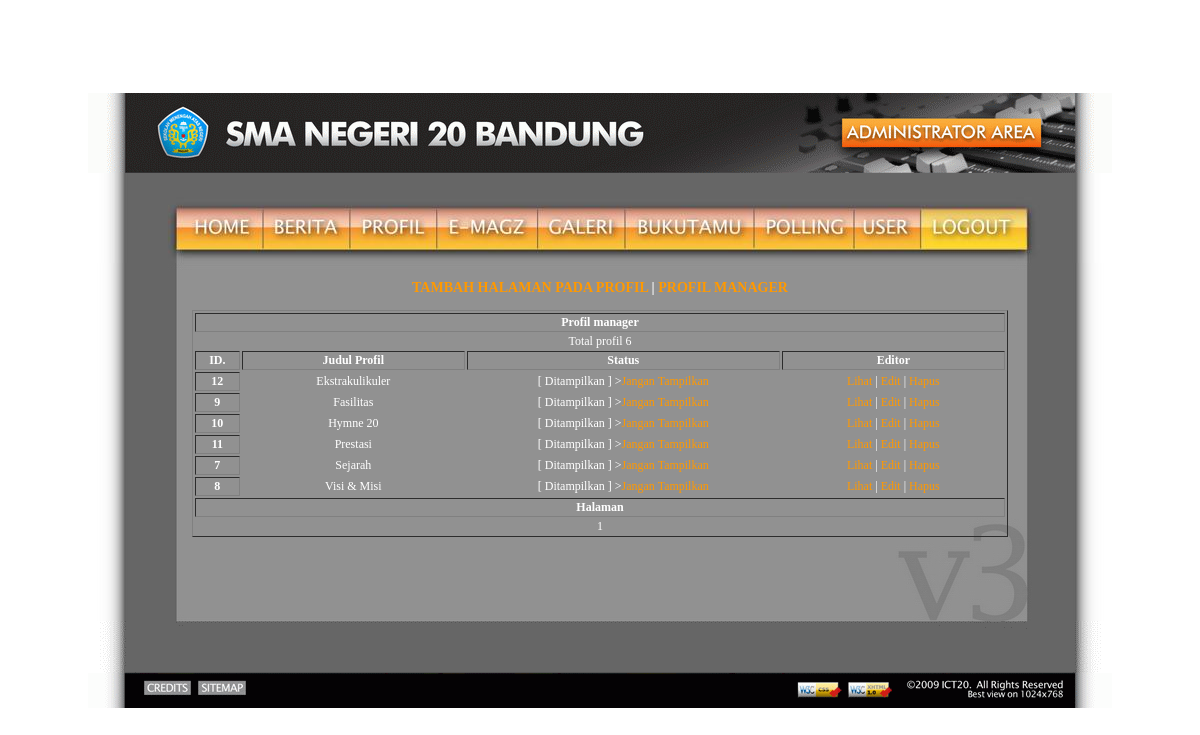
The page /admin/index.php?p=profil (signed in) on the database its author committed.
### tables this page shows
CREATE TABLE IF NOT EXISTS `profil` (
  `id` int(5) unsigned NOT NULL auto_increment,
  `judul` varchar(50) NOT NULL,
  `konten` longtext NOT NULL,
  `tampilkan` int(1) NOT NULL default '1',
  PRIMARY KEY  (`id`)
);

### admin/modules/profil.php (the view, shortened to what this page needs)
<?php
echo "<h3 align=\"center\"><a href=\"index.php?p=profil&amp;mode=add\">TAMBAH HALAMAN PADA PROFIL</a> | <a href=\"index.php?p=profil\">PROFIL MANAGER</a></h3>";
$hal = $_GET['hal'];
if(!isset($_GET['hal']))
{
	$hal = 1;
}
else
{
	$hal = $_GET['hal'];
}
$max_results = 15;
$from = (($hal * $max_results) - $max_results);
$result=mysql_query("SELECT * FROM profil ORDER BY judul ASC LIMIT $from,$max_results");
$mode=$_GET['mode'];
if(!isset($mode))
{
?>
<table width="80%" border="1" align="center">
<tr><th colspan="4">Profil manager</th></tr>
<tr>
  <td colspan="4">Total profil <?php echo mysql_num_rows($result); ?></td>
</tr>
<tr class="thnya">
    <th width="5%">ID.</th>
    <th width="25%">Judul Profil </th>
    <th width="35%">Status</th>
    <th width="25%">Editor</th></tr>
<?php while($row=mysql_fetch_object($result))
{
?>
  <tr>
	<th><?=$row->id;?></th>
	<td><?=$row->judul;?></td>
	<td><?php if($row->tampilkan!=1){echo"[ Tidak Ditampilkan ] ><a href=\"index.php?p=profil&amp;mode=on&amp;id=$row->id\">Tampilkan</a>";}
if($row->tampilkan!=0){echo"[ Ditampilkan ] ><a href=\"index.php?p=profil&amp;mode=off&amp;id=$row->id\">Jangan Tampilkan</a>";} ?></td>
	<td><a href="index.php?p=profil&amp;mode=view&amp;id=<?=$row->id;?>">Lihat</a> | <a href="index.php?p=profil&amp;mode=edit&amp;id=<?=$row->id;?>">Edit</a> | <a href="index.php?p=profil&amp;mode=delete&amp;id=<?=$row->id;?>">Hapus</a></td>
  </tr><?php
	}
	$total_results = mysql_result(mysql_query("SELECT COUNT(*) as Num FROM profil"),0);
	$total_pages = ceil($total_results / $max_results);
	echo "<tr>\n<th colspan=\"4\">Halaman</th>\n</tr>\n<tr>\n<td colspan=\"4\">";
	for($i = 1; $i <= $total_pages; $i++)
	{
    	if(($hal) == $i)
		{
        	echo "$i ";
        }
		else
		{
			echo '<a href="index.php?p=profil&amp;hal='.$i.'">'.$i.'</a> ';
		}
	}
	echo "</td>\n</tr>\n</table>"; }
?>

### admin/index.php (shortened to what this page needs)
<!DOCTYPE html PUBLIC "-//W3C//DTD XHTML 1.0 Transitional//EN" "http://www.w3.org/TR/xhtml1/DTD/xhtml1-transitional.dtd">
<html xmlns="http://www.w3.org/1999/xhtml">
<head>
<link rel="stylesheet" type="text/css" href="../css/style.css" />
</head>
<body>
<table class="centerBoth">
 <tbody>
  <tr>
   <td>
    <div align="center"><img src="../images/admin_h.png" alt="SMA Negeri 20 Bandung" width="1024" height="80" border="0" /></div>
	<div align="center"><img src="../images/admin_menu.jpg" alt="" width="1024" height="90" usemap="#Menu" border="0" /></div>
	 <table class="admin" align="center" width="70%">
	 <tr>
	 <td valign="top"><?php $p=$_GET['p'];
	if(isset($p) && $p==='profil')
	{include "modules/profil.php";}
	?>
	 </td>
	 </tr>
	 </table>
	<div align="center"><img src="../images/admin_bg2.png" alt="" width="1024" height="52" border="0" /></div>
	<div align="center"><img src="../images/footer.png" alt="" width="1024" height="35" usemap="#FOOTER" border="0" /></div>
	</td>
  </tr>
 </tbody>
</table>
</body>
</html>

### css/style.css (style rules this page uses)
html,body { height: 100%; width: 100%; margin: 0; padding: 0; }
table.centerBoth { border-spacing: 0; border-collapse: collapse; height: 100%; width: 100%; }
table.centerBoth,table.centerBoth td { padding: 0; margin: 0; border: 0 none; }
table.centerBoth td { text-align: center; }
table.admin { color:#FFFFFF; background-image: url(../images/admin_bg.png); width: 1024px; height: 358px; border: 0px; overflow: auto; font-family: 'Lucida Fax'; font-size:12px; }
table.admin a { color: #FF9900; text-decoration: none; }

### rows shown on the page
profil: id "12", judul "Ekstrakulikuler"
profil: id "9", judul "Fasilitas"
profil: id "10", judul "Hymne 20"
profil: id "11", judul "Prestasi"
profil: id "7", judul "Sejarah"
profil: id "8", judul "Visi & Misi"

### other values the page prints
mysql_num_rows($result) "6"
